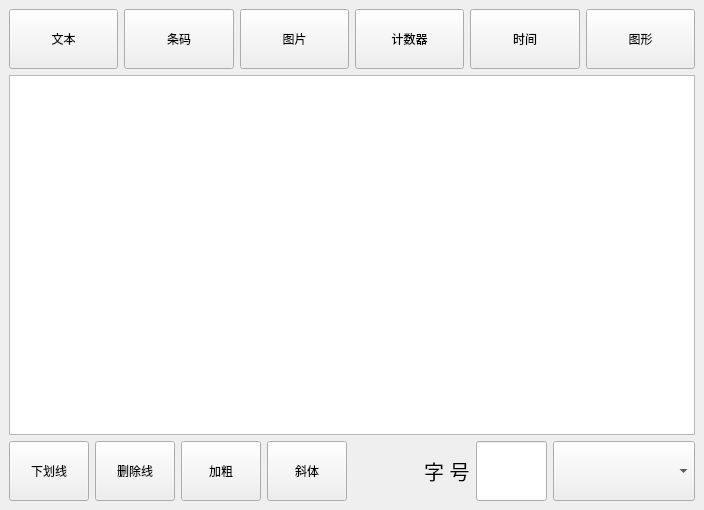
<?xml version="1.0" encoding="UTF-8"?>
<ui version="4.0">
 <class>MainWindow</class>
 <widget class="QMainWindow" name="MainWindow">
  <property name="geometry">
   <rect>
    <x>0</x>
    <y>0</y>
    <width>704</width>
    <height>510</height>
   </rect>
  </property>
  <property name="windowTitle">
   <string>MainWindow</string>
  </property>
  <property name="toolButtonStyle">
   <enum>Qt::ToolButtonTextUnderIcon</enum>
  </property>
  <widget class="QWidget" name="centralwidget">
   <layout class="QVBoxLayout" name="verticalLayout" stretch="2,12,2">
    <item>
     <layout class="QHBoxLayout" name="horizontalLayout">
      <item>
       <widget class="QPushButton" name="textBtn">
        <property name="sizePolicy">
         <sizepolicy hsizetype="Preferred" vsizetype="Preferred">
          <horstretch>0</horstretch>
          <verstretch>0</verstretch>
         </sizepolicy>
        </property>
        <property name="text">
         <string>文本</string>
        </property>
       </widget>
      </item>
      <item>
       <widget class="QPushButton" name="barcodeBtn">
        <property name="sizePolicy">
         <sizepolicy hsizetype="Minimum" vsizetype="Preferred">
          <horstretch>0</horstretch>
          <verstretch>0</verstretch>
         </sizepolicy>
        </property>
        <property name="text">
         <string>条码</string>
        </property>
       </widget>
      </item>
      <item>
       <widget class="QPushButton" name="imageBtn">
        <property name="sizePolicy">
         <sizepolicy hsizetype="Minimum" vsizetype="Preferred">
          <horstretch>0</horstretch>
          <verstretch>0</verstretch>
         </sizepolicy>
        </property>
        <property name="text">
         <string>图片</string>
        </property>
       </widget>
      </item>
      <item>
       <widget class="QPushButton" name="counterBtn">
        <property name="sizePolicy">
         <sizepolicy hsizetype="Minimum" vsizetype="Preferred">
          <horstretch>0</horstretch>
          <verstretch>0</verstretch>
         </sizepolicy>
        </property>
        <property name="text">
         <string>计数器</string>
        </property>
       </widget>
      </item>
      <item>
       <widget class="QPushButton" name="timeBtn">
        <property name="sizePolicy">
         <sizepolicy hsizetype="Minimum" vsizetype="Preferred">
          <horstretch>0</horstretch>
          <verstretch>0</verstretch>
         </sizepolicy>
        </property>
        <property name="text">
         <string>时间</string>
        </property>
       </widget>
      </item>
      <item>
       <widget class="QPushButton" name="shpeBtn">
        <property name="sizePolicy">
         <sizepolicy hsizetype="Minimum" vsizetype="Preferred">
          <horstretch>0</horstretch>
          <verstretch>0</verstretch>
         </sizepolicy>
        </property>
        <property name="text">
         <string>图形</string>
        </property>
       </widget>
      </item>
     </layout>
    </item>
    <item>
     <widget class="ViewGraphics" name="graphicsView"/>
    </item>
    <item>
     <layout class="QHBoxLayout" name="horizontalLayout_2" stretch="1,1,1,1,1,0,1,2">
      <item>
       <widget class="QPushButton" name="underLineBtn">
        <property name="sizePolicy">
         <sizepolicy hsizetype="Minimum" vsizetype="Preferred">
          <horstretch>0</horstretch>
          <verstretch>0</verstretch>
         </sizepolicy>
        </property>
        <property name="text">
         <string>下划线</string>
        </property>
       </widget>
      </item>
      <item>
       <widget class="QPushButton" name="delLineBtN">
        <property name="sizePolicy">
         <sizepolicy hsizetype="Minimum" vsizetype="Preferred">
          <horstretch>0</horstretch>
          <verstretch>0</verstretch>
         </sizepolicy>
        </property>
        <property name="text">
         <string>删除线</string>
        </property>
       </widget>
      </item>
      <item>
       <widget class="QPushButton" name="blodBtn">
        <property name="sizePolicy">
         <sizepolicy hsizetype="Minimum" vsizetype="Preferred">
          <horstretch>0</horstretch>
          <verstretch>0</verstretch>
         </sizepolicy>
        </property>
        <property name="text">
         <string>加粗</string>
        </property>
       </widget>
      </item>
      <item>
       <widget class="QPushButton" name="pushButton_9">
        <property name="sizePolicy">
         <sizepolicy hsizetype="Minimum" vsizetype="Preferred">
          <horstretch>0</horstretch>
          <verstretch>0</verstretch>
         </sizepolicy>
        </property>
        <property name="text">
         <string>斜体</string>
        </property>
       </widget>
      </item>
      <item>
       <spacer name="horizontalSpacer">
        <property name="orientation">
         <enum>Qt::Horizontal</enum>
        </property>
        <property name="sizeHint" stdset="0">
         <size>
          <width>40</width>
          <height>20</height>
         </size>
        </property>
       </spacer>
      </item>
      <item>
       <widget class="QLabel" name="label">
        <property name="font">
         <font>
          <pointsize>15</pointsize>
         </font>
        </property>
        <property name="text">
         <string>字 号</string>
        </property>
       </widget>
      </item>
      <item>
       <widget class="QLineEdit" name="lineEdit">
        <property name="sizePolicy">
         <sizepolicy hsizetype="Expanding" vsizetype="Preferred">
          <horstretch>0</horstretch>
          <verstretch>0</verstretch>
         </sizepolicy>
        </property>
        <property name="font">
         <font>
          <pointsize>20</pointsize>
          <bold>false</bold>
         </font>
        </property>
       </widget>
      </item>
      <item>
       <widget class="QComboBox" name="comboBox">
        <property name="sizePolicy">
         <sizepolicy hsizetype="Preferred" vsizetype="Preferred">
          <horstretch>0</horstretch>
          <verstretch>0</verstretch>
         </sizepolicy>
        </property>
       </widget>
      </item>
     </layout>
    </item>
   </layout>
  </widget>
  <widget class="QMenuBar" name="menubar">
   <property name="geometry">
    <rect>
     <x>0</x>
     <y>0</y>
     <width>704</width>
     <height>20</height>
    </rect>
   </property>
  </widget>
 </widget>
 <customwidgets>
  <customwidget>
   <class>ViewGraphics</class>
   <extends>QGraphicsView</extends>
   <header location="global">viewgraphics.h</header>
  </customwidget>
 </customwidgets>
 <resources/>
 <connections/>
</ui>
